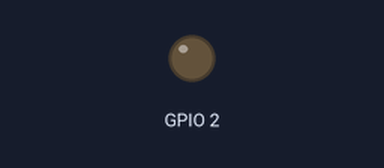
Simulated run of this sketch. Board: ESP32. Parts: output pins drawn as LEDs (lit = HIGH).

Above: at 0.05 s.
At 0.55 s:
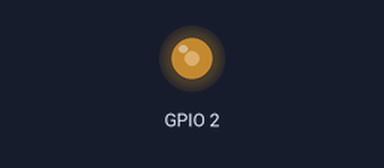
At 1.0 s:
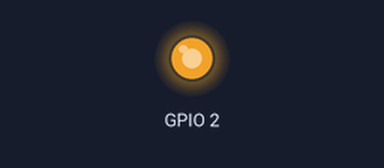
At 2.0 s:
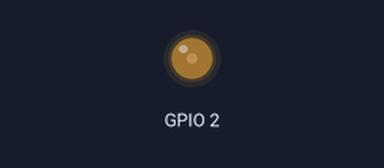
Timing chart, 0 to 5.1 s (numbered marks = the images above):
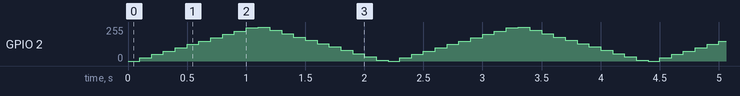

The sketch:

pwm_example1.ino
```cpp
#include <Arduino.h>
#include "AutoPwm.h"
int light = 0;
int status = 0;//0是变量趋势，1是变暗趋势

void setup() {
  Serial.begin(9600);
  PWM_Init(0, 2);//通道0-15，IO
}

void loop() {
  PWM_Control(0, light);
  if(status == 0){
    light += 100;
    if(light >= 1024){
      light = 1024;
      status = 1;
    }
  }else{
    light -= 100;
    if(light <= 0){
      light = 0;
      status = 0;
    }
  }
  delay(100);
}
```

AutoPwm.cpp
```cpp
#include <Arduino.h>

// PWM的通道，共16个(0-15)，分为高低速两组，
// 高速通道(0-7): 80MHz时钟，低速通道(8-15): 1MHz时钟
// 0-15都可以设置，只要不重复即可，参考上面的列表
// 如果有定时器的使用，千万要避开!!!
/*
 * LEDC Chan to Group/Channel/Timer Mapping
** ledc: 0  => Group: 0, Channel: 0, Timer: 0
** ledc: 1  => Group: 0, Channel: 1, Timer: 0
** ledc: 2  => Group: 0, Channel: 2, Timer: 1
** ledc: 3  => Group: 0, Channel: 3, Timer: 1
** ledc: 4  => Group: 0, Channel: 4, Timer: 2
** ledc: 5  => Group: 0, Channel: 5, Timer: 2
** ledc: 6  => Group: 0, Channel: 6, Timer: 3
** ledc: 7  => Group: 0, Channel: 7, Timer: 3
** ledc: 8  => Group: 1, Channel: 0, Timer: 0
** ledc: 9  => Group: 1, Channel: 1, Timer: 0
** ledc: 10 => Group: 1, Channel: 2, Timer: 1
** ledc: 11 => Group: 1, Channel: 3, Timer: 1
** ledc: 12 => Group: 1, Channel: 4, Timer: 2
** ledc: 13 => Group: 1, Channel: 5, Timer: 2
** ledc: 14 => Group: 1, Channel: 6, Timer: 3
** ledc: 15 => Group: 1, Channel: 7, Timer: 3
*/


// PWM频率，直接设置即可
int Motor_freq_PWM = 1000;

// PWM分辨率，取值为 0-20 之间，这里填写为10，那么后面的ledcWrite
// 这个里面填写的pwm值就在 0 - 2的10次方 之间 也就是 0-1024
int Motor_resolution_PWM = 10;
//频道0-16，不要和其他timer冲突，绑定io
void PWM_Init(int PWM_Channel, int PWM_IO)
{
    pinMode(PWM_IO, OUTPUT);
    ledcSetup(PWM_Channel, Motor_freq_PWM, Motor_resolution_PWM); // 设置通道
    ledcAttachPin(PWM_IO, PWM_Channel);//将 LEDC 通道绑定到指定 IO 口上以实现输出
}
//pwm的占空比
void PWM_Control(int PWM_Channel, int DutyA)
{
    ledcWrite(PWM_Channel, DutyA);
}
```

AutoPwm.h
```cpp
#ifndef __AUTOPWM_H__
#define __AUTOPWM_H__

#include <Arduino.h>

void PWM_Init(int PWM_Channel, int PWM_IO);
void PWM_Control(int PWM_Channel, int DutyA);

#endif
```
